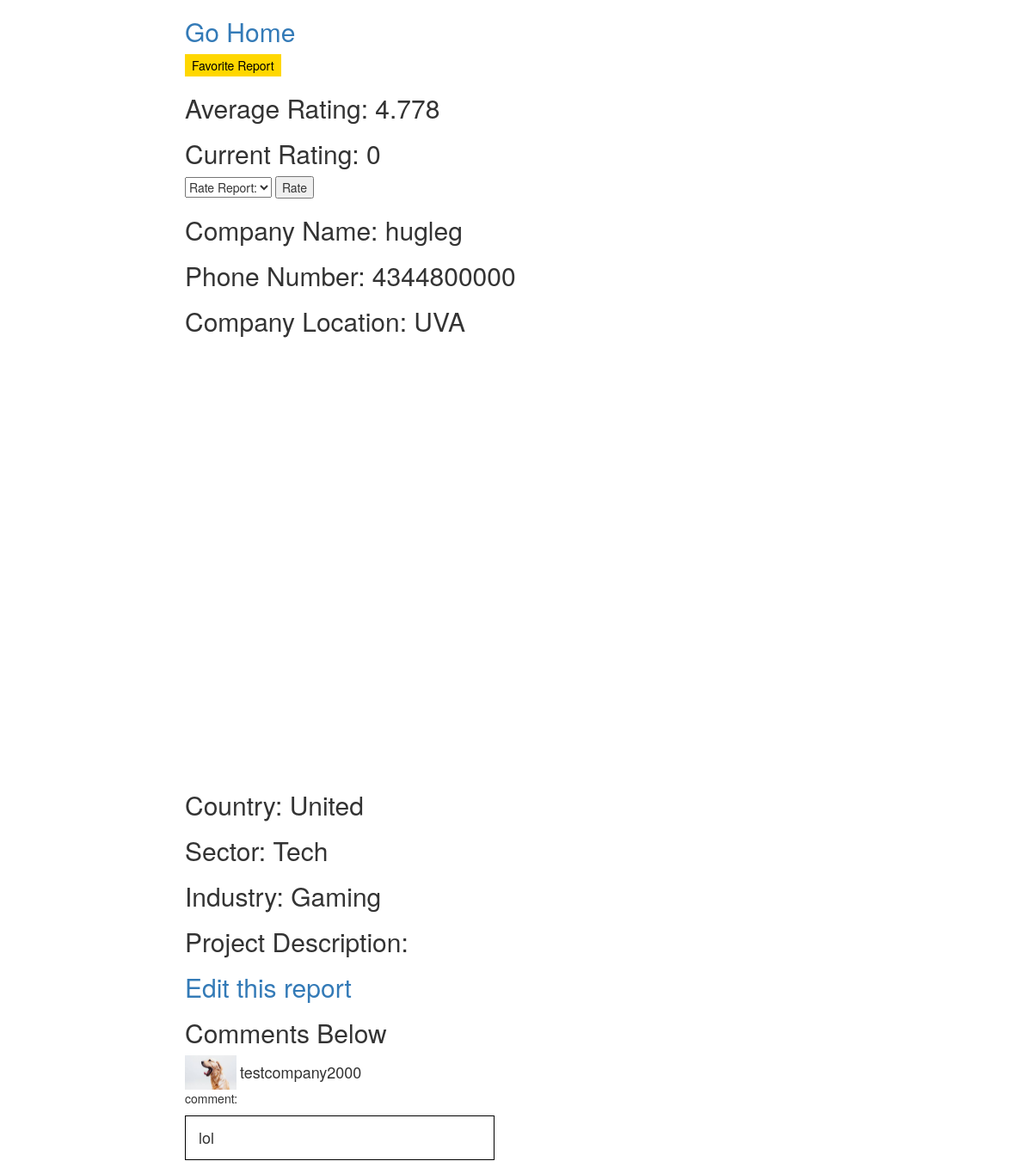
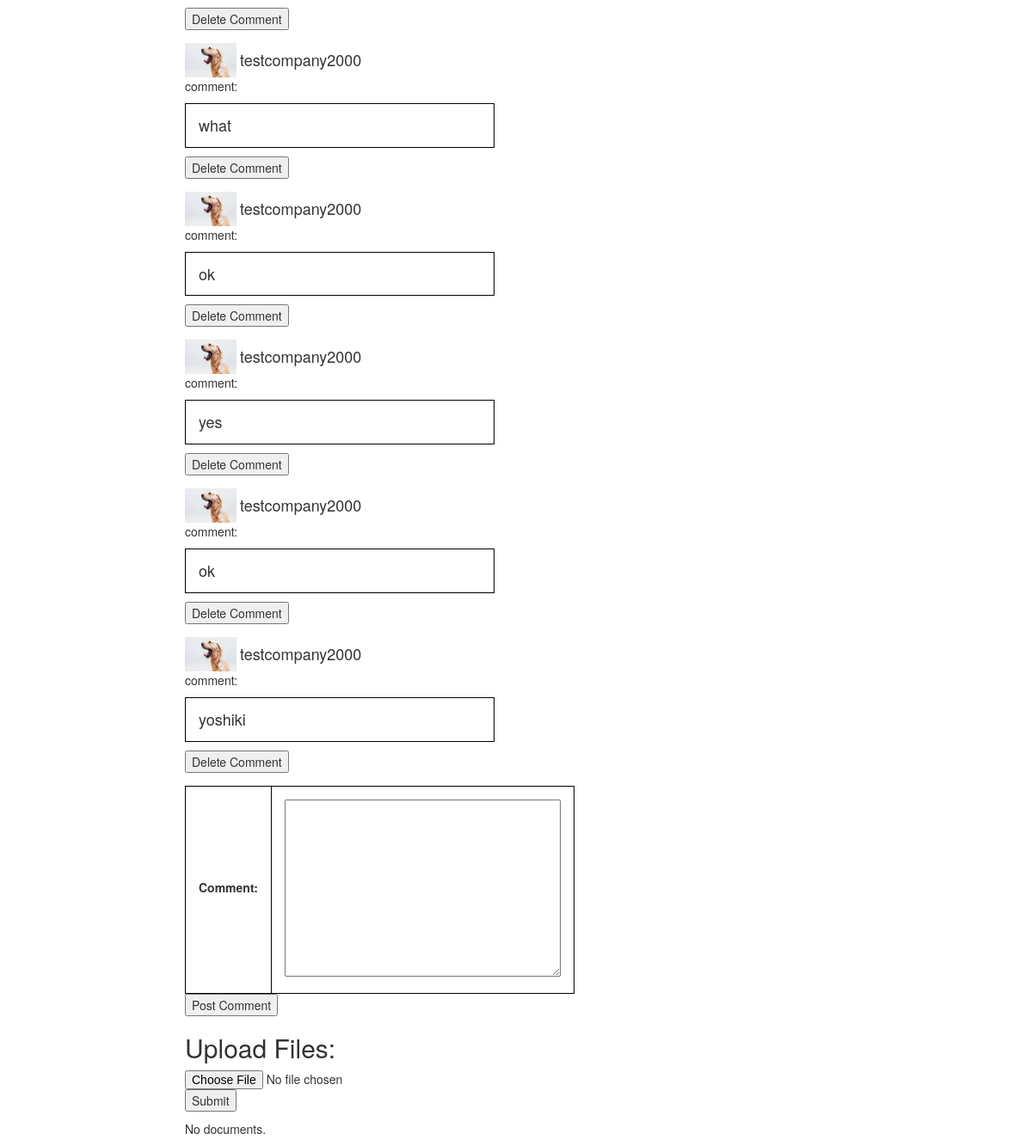
The app's page /catalog/viewreport/1/success/ (signed in), older data (2 pictures, top to bottom).
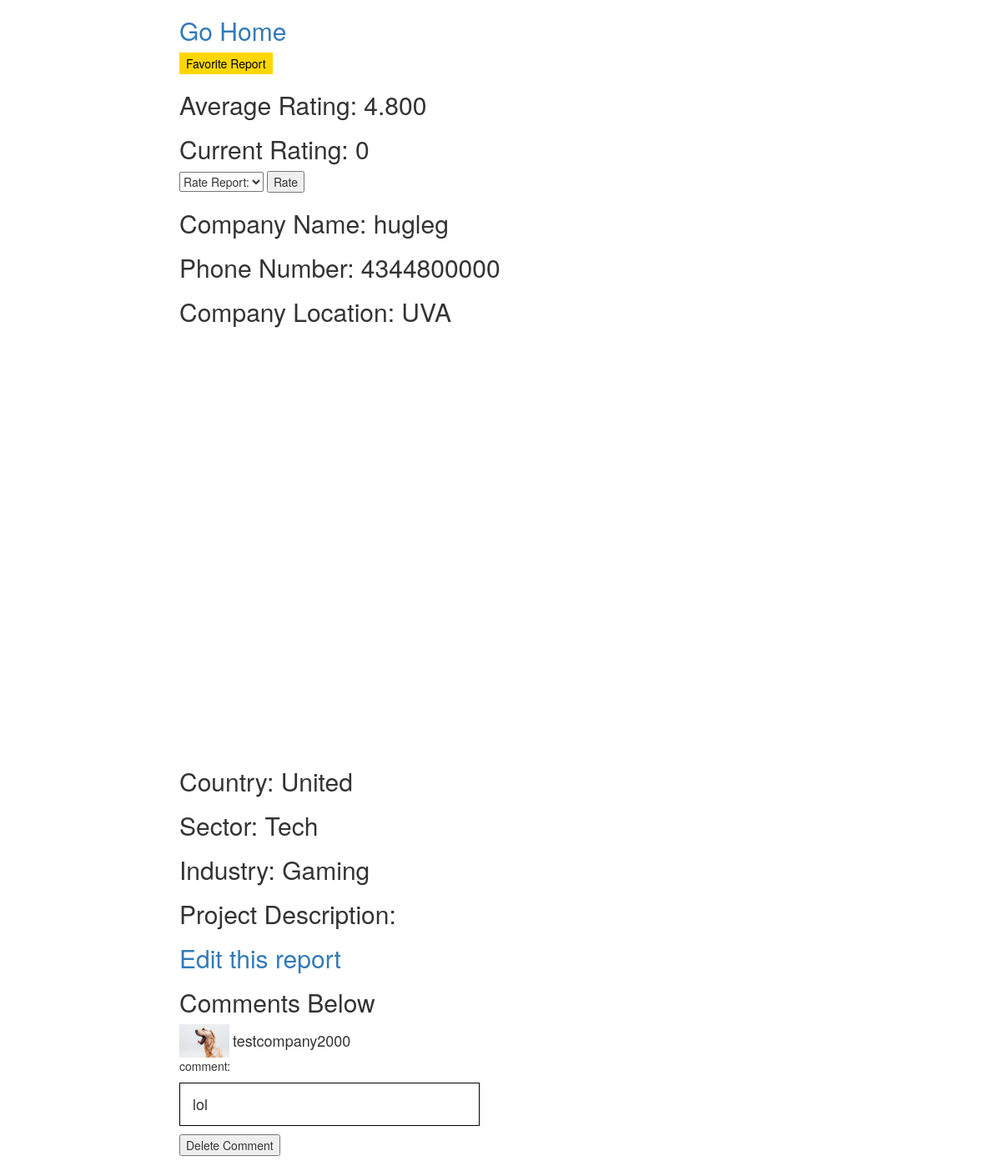
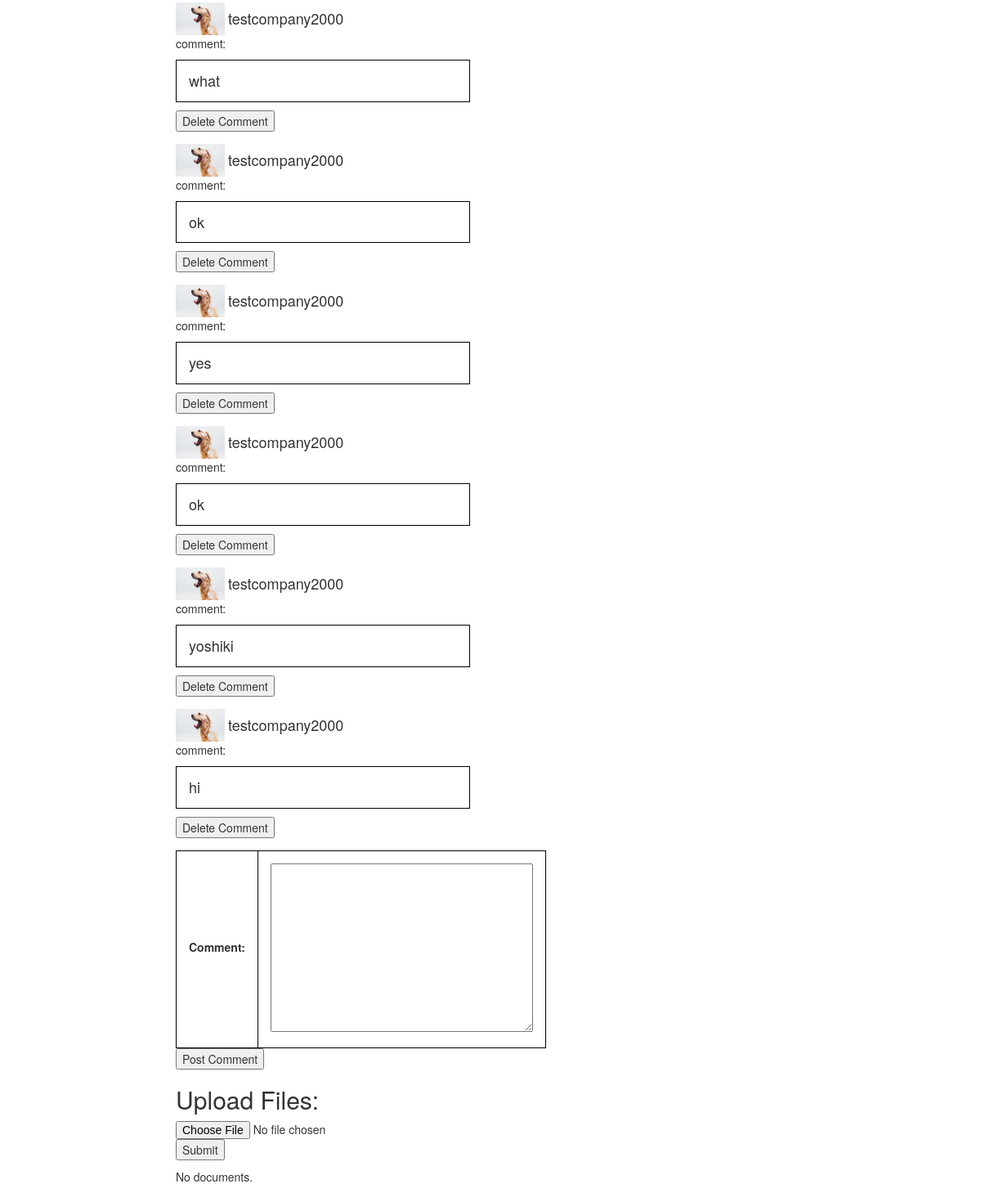
The same page, newer data (2 pictures, top to bottom).
### catalog/models.py (models this page shows)
class comment(models.Model):
    sender_name = models.CharField(max_length= 100, help_text='sender name')
    comment=models.CharField(max_length=2000,help_text="comment")
    report_id=models.IntegerField(default = 0, help_text='report id')

class profile(models.Model):
    user = models.OneToOneField(User,primary_key=True)
    is_manager = models.BooleanField(default = False)
    objects = models.Manager()
    is_company = models.BooleanField(default = False)
    is_investor=models.BooleanField(default=False)
    is_suspended = models.BooleanField(default=False)
    avatar = models.ImageField(upload_to='images/',blank = True,default='images/default.jpg')

### catalog/views.py (the view)
# urls.py: url(r'^viewreport/(?P<pk>[0-9]+)/$', views.viewreport, name='viewreport'),
@login_required(login_url = 'login')
def viewreport(request,pk):
    report=Report.objects.get(pk=pk)
    current_rate=0
    if request.method=="POST" and "post_comment" in request.POST:
        form=CommentForm(request.POST)
        if form.is_valid():
            comment_content=form.cleaned_data["comment"]
            comment.objects.create(sender_name=request.user.username,comment=comment_content,report_id=pk)
    elif request.method=="POST" and "delete-comment" in request.POST:
        print("delete-comment" in request.POST)
        comment_id=request.POST.get("comment_id")
        print(comment_id)
        comment_delete=comment.objects.get(id=comment_id)
        comment_delete.delete()
    elif request.method=="POST" and "rate" in request.POST:
        print(request.POST.get("dropdown"))
        rate=float(request.POST.get("dropdown"))
        current_rate=rate
        reportRate.objects.create(report_rate=rate,rate_by=request.user.username,report_id=pk)
    elif request.method=="POST" and "favorite_report" in request.POST:
        report.is_favorite=True
        report.save()
    elif request.method=="POST" and "unfavorite_report" in request.POST:
        report.is_favorite=False
        report.save()
    reportRates=reportRate.objects.filter(report_id=pk)
    totalRate=0
    count=0
    for r in reportRates:
        totalRate+=r.report_rate
        count+=1
    if count!=0:
        average_rate=totalRate/count
    else:
        average_rate=0
    report.average_rate=average_rate
    report.save()
    average_rate_format=format(report.average_rate, '.3f')
    comments=comment.objects.filter(report_id=pk)
    geolocator = Nominatim()
    location = geolocator.geocode(report.location)
    print(location.latitude)
    print(location.longitude)
    return render(request,'view_report.html',{
    "report":report,"location":location,"commentform":CommentForm(),"comments":comments,"averageRate":average_rate_format,"currentRate":current_rate
})

### catalog/forms.py
class CommentForm(forms.Form):
    comment = forms.CharField(widget=forms.Textarea)

### catalog/models.py (called while the page is built)
    def filename(self):
        return os.path.basename(self.file.name)

### catalog/templates/view_report.html (shortened to what this page needs)
{% extends "base_generic.html" %}
{% block content %}
<h2><a href={% url 'gohome' %}>Go Home</a></h2>
{% if report.is_favorite %}
<form method = "POST" action ="." class = "form-group">{% csrf_token %}
            <input type="submit" class = "button1" value="Unfavorite Report" name="unfavorite_report"/>
        </form>
        {% else  %}
        <form method = "POST" action ="." class = "form-group">{% csrf_token %}
                    <input type="submit" class = "button2" value="Favorite Report" name="favorite_report"/>
        </form>
        {% endif %}
<h2>Average Rating: {{averageRate}}</h2>
<h2>Current Rating: {{currentRate}}</h2>
<form action="" method="post">{% csrf_token %}
  <select name="dropdown">
    <option selected="selected" disabled>Rate Report:</option>
  </select>
  <input type="submit" value="Rate" name="rate">
</form>
<h2>
Company Name: {{report.company}}
</h2>
<h2>
Phone Number: {{report.phone}}
</h2>
<h2>
Company Location: {{report.location}}
</h2>
   <head>
  </head>
  <body>
    <div id="map" style="width: 500px; height: 500px;"></div>
  </body>
<h2>
Country: {{report.country}}
</h2>
<h2>
Sector: {{report.sector}}
</h2>
<h2>
Industry: {{report.industry}}
</h2>
<h2>
  Project Description:
</h2>
<h2>
    <a href={% url 'edit_report' report.pk %}>Edit this report</a>
</h2>
<h2>Comments Below</h2>
{% for comment in comments  %}
<div class="people-wrap">
  <div class="people">
<img src = "{{ user.profile.avatar.url }}" width = "60" height="40">
</div>
<div class="card">
 <h4>{{comment.sender_name}}</h4>
</div>
</div>
<br/>
comment: <h4 class="comment">{{comment.comment}}</h4>
<form method = "POST" action ="." class = "form-group">{% csrf_token %}
        <input type="submit" class = "submit" value="Delete Comment" name = "delete-comment" />
        </form>
{% endfor  %}
<form method = "POST" action ="." class = "form-group">{% csrf_token %}
            <table>
            {{ commentform}}
            </table>
            <input type="submit" class = "submit" value="Post Comment" name="post_comment"/>
        </form>
<h2>Upload Files:</h2>
         <form action="{% url 'uploadfile' report.pk %}" method="post" enctype="multipart/form-data">{% csrf_token %}
    <p>
      <input id="id_image" type="file" class="" name="file">
    <input type="submit" value="Submit" />
</form>
{% if documents %}
            <ul>
                {% for document in documents %}
                    <li><a href="{{ document.url }}">{{ document.name }}</a></li>
                {% endfor %}
            </ul>
        {% else %}
            <p>No documents.</p>
{% endif %}
{% endblock %}

Row changes from the older to the newer data that the page shows:
added comment: profile.avatar (placeholder picture), sender_name "testcompany2000", comment "hi"
Text that changed along with them:
{{ averageRate }}: "4.778" → "4.800"
